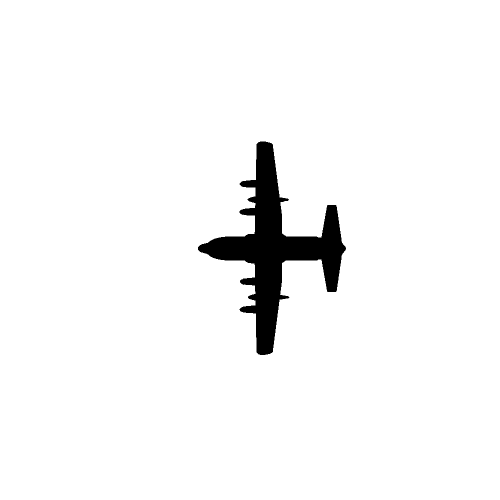
#> input picture logs/matlab_datasets/c130_bin.bmp, 1000 x 1000 px (shown at 1/2 size)
$ python -i minority_color_detection.py   (imports and definitions only)   (older library calls are emulated)
#> lines starting #> are read from the running program, lines starting #| are printed output that depends on the picture; after the words box and inside, x2 and y2 are one past the last pixel; in counts of white or black regions, pixels touching at a corner belong together
# Code inspired by: https://gist.github.com/Munawwar/0efcacfb43827ba3a6bac3356315c419 and
# http://www.bogotobogo.com/python/OpenCV_Python/python_opencv3_Image_Gradient_Sobel_Laplacian_Derivatives_Edge_Detection.php and
# http://www.codepasta.com/site/vision/segmentation/

# Imports
import cv2
import numpy as np
import math


def getSobel(channel):
    sobelx = cv2.Sobel(channel, cv2.CV_16S, 1, 0, borderType=cv2.BORDER_REPLICATE)
    sobely = cv2.Sobel(channel, cv2.CV_16S, 0, 1, borderType=cv2.BORDER_REPLICATE)
    sobel = np.hypot(sobelx, sobely)

    return sobel


def getLapcian(img):
    return cv2.Laplacian(img, cv2.CV_64F)


def findSignificantContours(img, sobel_8u):
    image, contours, heirarchy = cv2.findContours(sobel_8u, cv2.RETR_TREE, cv2.CHAIN_APPROX_SIMPLE)

    # Find level 1 contours
    level1 = []
    for i, tupl in enumerate(heirarchy[0]):
        # Each array is in format (Next, Prev, First child, Parent)
        # Filter the ones without parent
        if tupl[3] == -1:
            tupl = np.insert(tupl, 0, [i])
            level1.append(tupl)

    # From among them, find the contours with large surface area.
    significant = []
    tooSmall = sobel_8u.size * 30 / 100  # If contour isn't covering 30% of total area of image then it probably is too small
    for tupl in level1:
        contour = contours[tupl[0]]
        area = cv2.contourArea(contour)
        if area > tooSmall:
            # cv2.drawContours(img, [contour], 0, (0,255,0),2, cv2.LINE_AA, maxLevel=1)
            cv2.drawContours(img, [contour], 0, (0, 0, 0), 2, cv2.LINE_AA, maxLevel=1)
            significant.append([contour, area])

    significant.sort(key=lambda x: x[1])
    return [x[0] for x in significant]


def segment(img):
    # Remove noise
    blurred = cv2.GaussianBlur(img, (5, 5), 0)

    # Remove noise
    shifted = cv2.pyrMeanShiftFiltering(blurred, 25, 15)

    # Edge operator
    sobel = np.max(np.array([getSobel(shifted[:, :, 0]), getSobel(shifted[:, :, 1]), getSobel(shifted[:, :, 2])]),
                   axis=0)

    # Noise reduction trick, from http://sourceforge.net/p/octave/image/ci/default/tree/inst/edge.m#l182
    mean = np.mean(sobel)

    # Zero any values less than mean. This reduces a lot of noise.
    sobel[sobel <= mean] = 0
    sobel[sobel > 255] = 255

    sobel_8u = np.asarray(sobel, np.uint8)

    # Find contours
    significant = findSignificantContours(img, sobel_8u)

    # Mask
    mask = sobel.copy()
    mask[mask > 0] = 0
    cv2.fillPoly(mask, significant, 255)
    # Invert mask
    mask = np.logical_not(mask)

    # Finally remove the background
    img[mask] = 0

    return img, sobel, shifted


def findMinColor(im):

    imout = im.copy()
    forground, sobel, shifted = segment(im)
    hsv = cv2.cvtColor(forground, cv2.COLOR_BGR2HSV)
    #hsv = cv2.cvtColor(shifted, cv2.COLOR_BGR2HSV)

    # Bin the h values
    min_white_px = 3800 #3801 for f84 test image
    color_step = 1
    color_bins = np.zeros(shape=(int(math.ceil(255 / color_step)),))
    i = 0
    for x in range(0, 255, color_step):
        lower = np.array([x, 0, 0])
        upper = np.array([x + color_step - 1, 255, 255])
        mask = cv2.inRange(hsv, lower, upper)
        # [4 lines of commented-out code are left out]
        _, contours, _ = cv2.findContours(mask, 1, 2)
        # find the biggest area
        n_white_px = 0
        if len(contours) != 0:
            c = max(contours, key=cv2.contourArea)
            n_white_px = cv2.contourArea(c)
        if n_white_px < min_white_px:
            color_bins[i] = 0
        else:
            color_bins[i] = n_white_px
        i = i + 1

    # Find the min bin that is not zero
    minval = np.min(color_bins[np.nonzero(color_bins)])
    idx = np.where(color_bins == minval)

    # Draw shape around min color
    offset = idx[0] * color_step
    lower = np.array([offset[0], 0, 0])
    upper = np.array([offset[0] + color_step - 1, 255, 255])
    mask = cv2.inRange(hsv, lower, upper)
    _, contours, _ = cv2.findContours(mask, 1, 2)
    c = max(contours, key=cv2.contourArea)
    x, y, w, h = cv2.boundingRect(c)
    cv2.rectangle(imout, (x, y), (x + w, y + h), (0, 255, 0), 2)

    # Find the v range of the min hsv bin
    min_range = [color_step * idx[0], (color_step * idx[0]) + color_step - 1]

    # [12 lines of commented-out code are left out]

    return min_range, imout

#im = cv2.imread("/home/sam/Desktop/f84.jpg")
#_,_, = findMinColor(im)

>>> import cv2
>>> picture = cv2.imread('../logs/matlab_datasets/c130_bin.bmp')
#> picture is the input picture: shape (1000, 1000, 3); 96.4% white; 1 black region, box (x1, y1, x2, y2) and area: (396, 283, 692, 710) 35955
>>> result = findMinColor(picture)
#> in getSobel, `sobelx = cv2.Sobel(channel, cv2.CV_16S, 1, 0, borderType=cv2.BORDER_RE..`:
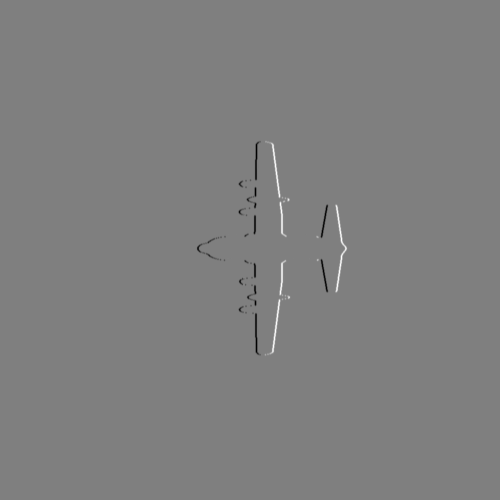
#> sobelx: shape (1000, 1000) int16 (shown at 1/2 size); min -645, max 644, mean 0; drawn with min black and max white
#> in getSobel, `sobel = np.hypot(sobelx, sobely)`:
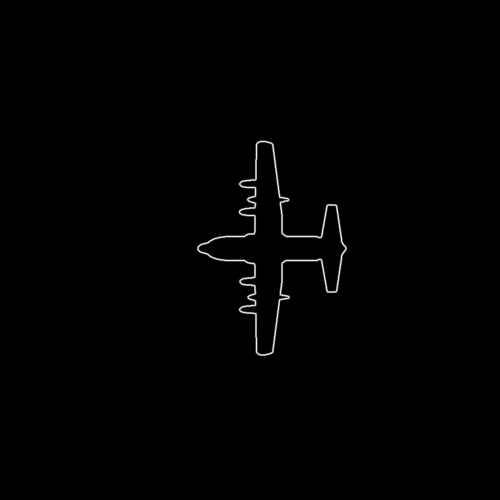
#> sobel: shape (1000, 1000) float32 (shown at 1/2 size); min 0, max 695.4, mean 3.8; drawn with min black and max white
#> in segment, `mean = np.mean(sobel)`: mean = 3.75
#> in segment, `sobel[sobel <= mean] = 0`: sobel: shape (1000, 1000) float32; 0.02% of pixels changed, all inside (x1, y1, x2, y2) = (450, 320, 686, 687)
#> in segment, `sobel[sobel > 255] = 255`:
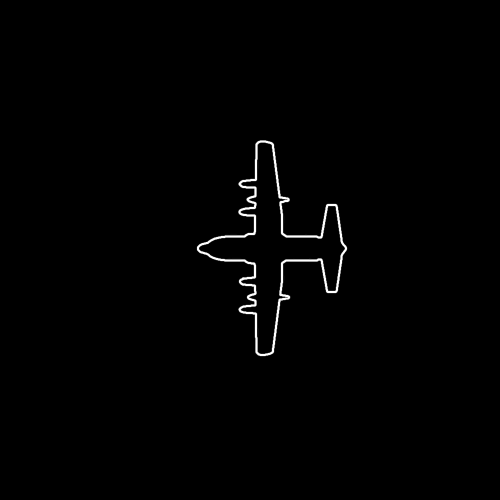
#> sobel: shape (1000, 1000) float32 (shown at 1/2 size); min 0, max 255, mean 2.1
#> in findSignificantContours, `image, contours, heirarchy = cv2.findContours(sobel_8u, cv2.RETR_TREE,..`: contours = 22 contours, 20 with area under 20; largest, box (x1, y1, x2, y2) and area: (393, 280, 695, 713) 40970, (398, 285, 690, 708) 30948
#> the loop in findSignificantContours, `for i, tupl in enumerate(heirarchy[0]):` made 22 passes
#> tupl on passes 1 to 12: [0, -1, -1, 1, -1], [2, -1, -1, 0], [3, 1, -1, 0], [4, 2, -1, 0], [5, 3, -1, 0], [6, 4, -1, 0], [7, 5, -1, 0], [8, 6, -1, 0], [9, 7, -1, 0], [10, 8, -1, 0], [11, 9, -1, 0], [12, 10, -1, 0]
#> after the loop in findSignificantContours, `for i, tupl in enumerate(heirarchy[0]):`: level1 = [[0, -1, -1, 1, -1]]
#> the loop in findSignificantContours, `for tupl in level1:` made 1 pass
#> (tupl, area) on pass 1: ([0, -1, -1, 1, -1], 40970.5)
#> after the loop in findSignificantContours, `for tupl in level1:`: significant = []
#> in segment, `mask[mask > 0] = 0`: mask: shape (1000, 1000) float32; 1.18% of pixels changed, all inside (x1, y1, x2, y2) = (393, 280, 695, 713)
#> in segment, `mask = np.logical_not(mask)`: mask: shape (1000, 1000) bool; every value is 1
#> in segment, `img[mask] = 0`: img: shape (1000, 1000, 3); every value is 0
#> the loop in findMinColor, `for x in range(0, 255, color_step):` made 255 passes
#> (c, n_white_px) on pass 1: ([[0, 0], [0, 999], [999, 999], [999, 0]], 998001)
#> after the loop in findMinColor, `for x in range(0, 255, color_step):`: color_bins = 255 values, max 998001 at index 0, min 0 at index 1, mean 3913.7; i = 255
#> in findMinColor, `minval = np.min(color_bins[np.nonzero(color_bins)])`: minval = 998001
#> in findMinColor, `idx = np.where(color_bins == minval)`: idx = ([0],)
#> in findMinColor, `offset = idx[0] * color_step`: offset = [0]
#> in findMinColor, `lower = np.array([offset[0], 0, 0])`: lower = [0, 0, 0]
#> in findMinColor, `upper = np.array([offset[0] + color_step - 1, 255, 255])`: upper = [0, 255, 255]
#> in findMinColor, `x, y, w, h = cv2.boundingRect(c)`: x = 0; w = 1000
#> in findMinColor, `min_range = [color_step * idx[0], (color_step * idx[0]) + color_step -..`: min_range = [[0], [0]]
